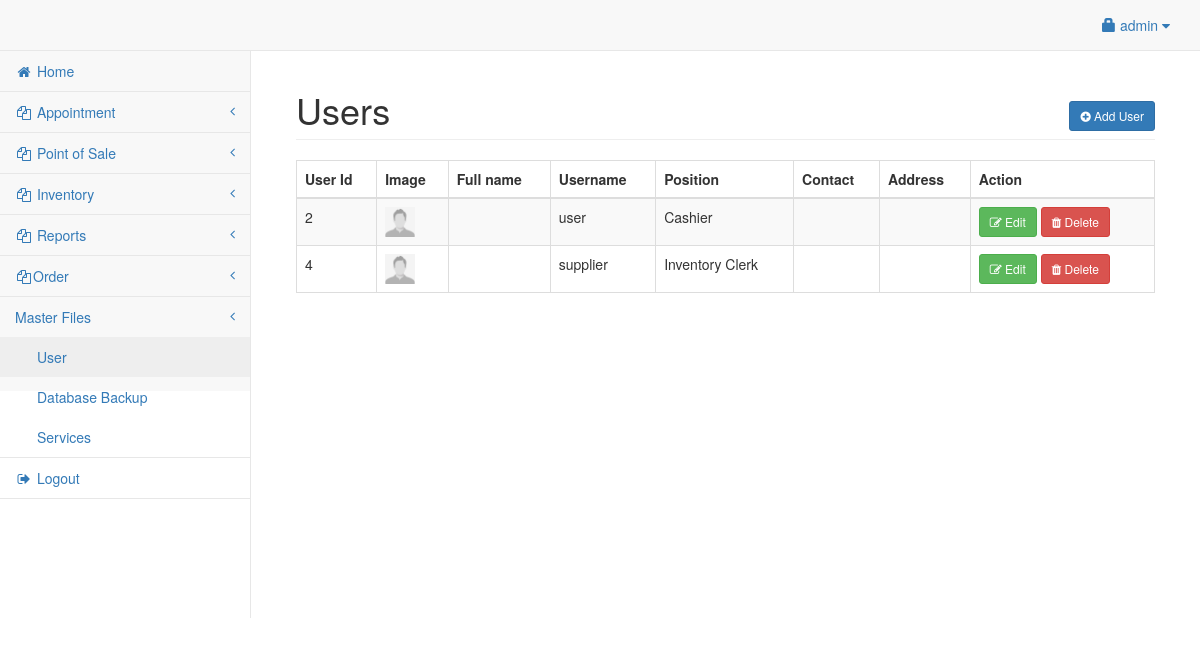
/admin/user.php (signed in), run on an earlier commit of the app's database.
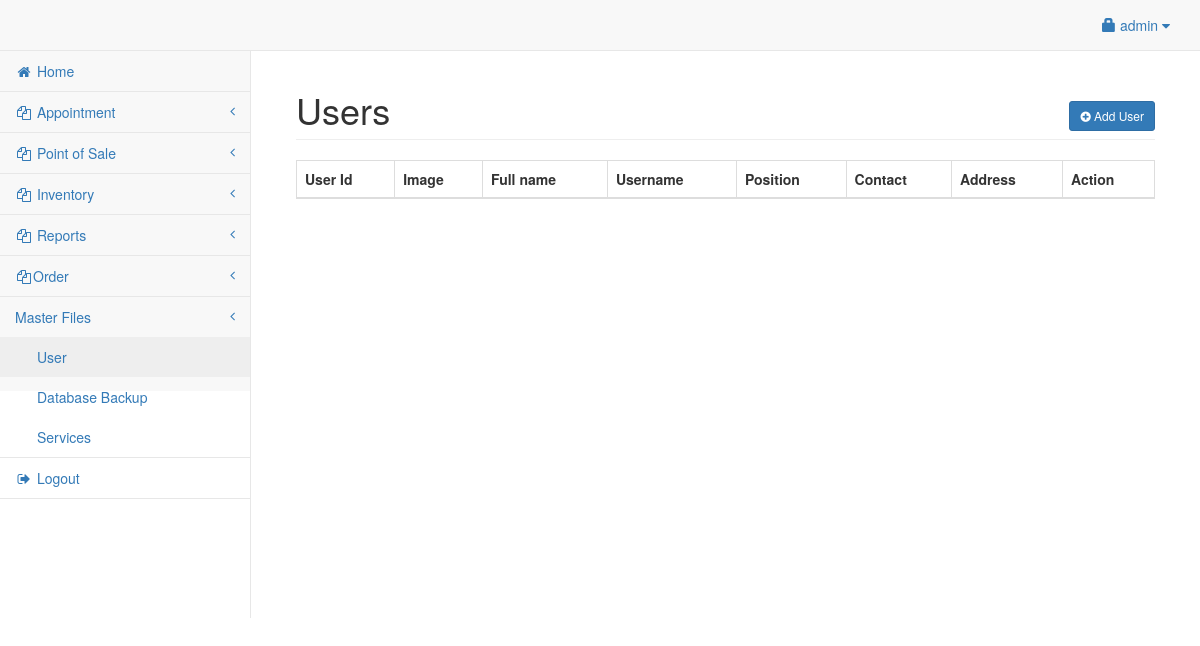
And on a later commit of the database.
### tables this page shows
CREATE TABLE `user` (
  `userid` int(11) NOT NULL,
  `username` varchar(30) NOT NULL,
  `password` varchar(50) NOT NULL,
  `access` int(1) NOT NULL,
  `fullname` varchar(250) NOT NULL,
  `contact` bigint(15) NOT NULL,
  `address` varchar(250) NOT NULL,
  `photo` varchar(250) NOT NULL
);

### admin/user.php (the view, shortened to what this page needs)
<?php include('header.php'); ?>
<body>
<div id="wrapper">
<?php include('navbar.php'); ?>
<div style="height:50px;"></div>
<div id="page-wrapper">
<div class="container-fluid">
	<div class="row">
        <div class="col-lg-12">
            <h1 class="page-header">Users
				<span class="pull-right">
					<button class="btn btn-primary btn-sm" data-toggle="modal" data-target="#adduser"><i class="fa fa-plus-circle"></i> Add User</button>
				</span>
			</h1>
        </div>
    </div>
    <div class="row">
        <div class="col-lg-12">
            <table width="100%" class="table table-striped table-bordered table-hover" id="cusTable">
                <thead>
                    <tr>
                        <th>User Id</th>
                        <th>Image</th>
                        <th>Full name</th>
						<th>Username</th>
                        <th>Position</th>
						<th>Contact</th>
                        <th>Address</th>
                        <th>Action</th>
                    </tr>
                </thead>
                <tbody>
				<?php
					$cq=mysqli_query($conn,"SELECT * from user WHERE access <> 1");
					while($cqrow=mysqli_fetch_array($cq)){
					?>
						<tr>
							<td><?php echo $cqrow['userid']; ?></td>
                            <td><img src="../<?php if(empty($cqrow['photo'])){echo "upload/profile.jpg";}else{echo $cqrow['photo'];} ?>" height="30px" width="30px;"></td>
                            <td><?php echo $cqrow['fullname']; ?></td>
							<td><?php echo $cqrow['username']; ?></td>
							<td><?php echo $cqrow['access'] == 2 ?
                            'Cashier' : 'Inventory Clerk';   ?></td>
							<td><?php echo $cqrow['contact']; ?></td>
                            <td><?php echo $cqrow['address']; ?></td>
							<td>
								<button class="btn btn-success btn-sm" data-toggle="modal" data-target="#edit_<?php echo $cqrow['userid']; ?>"><i class="fa fa-edit"></i> Edit</button>
								<button class="btn btn-danger btn-sm" data-toggle="modal" data-target="#del_<?php echo $cqrow['userid']; ?>"><i class="fa fa-trash"></i> Delete</button>
							</td>
						</tr>
					<?php
					}
				?>
                </tbody>
            </table>
        </div>
    </div>
</div>
</div>
</div>
</body>
</html>

What changed in the data, as far as the page shows it:
removed user: userid "2", username "user", access "Cashier"
removed user: userid "4", username "supplier", access "Inventory Clerk"
